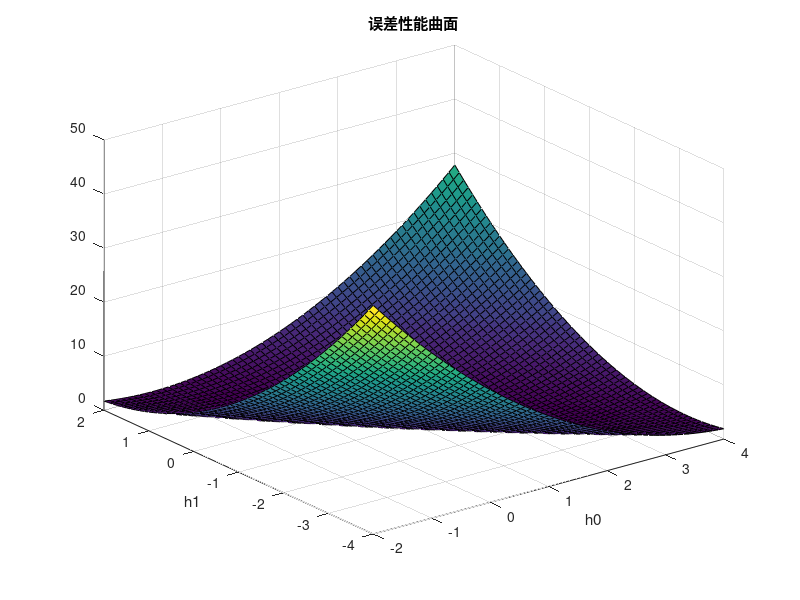
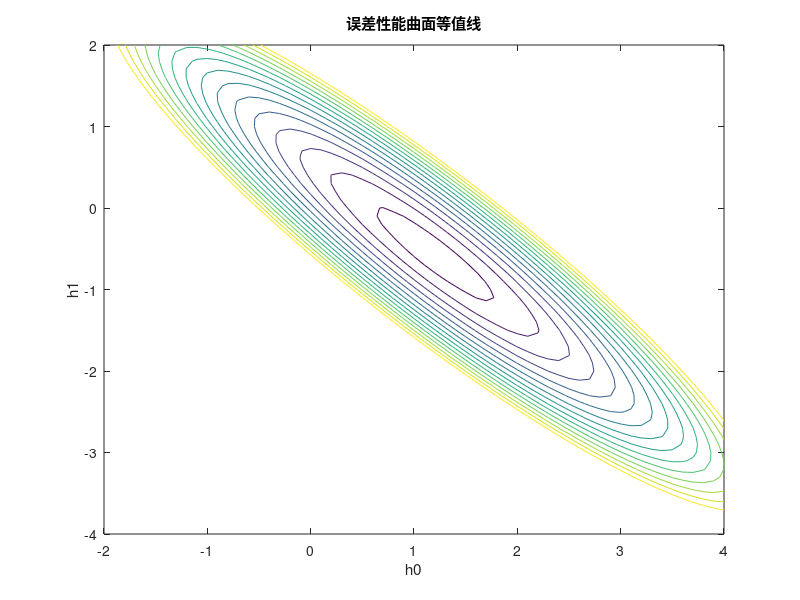
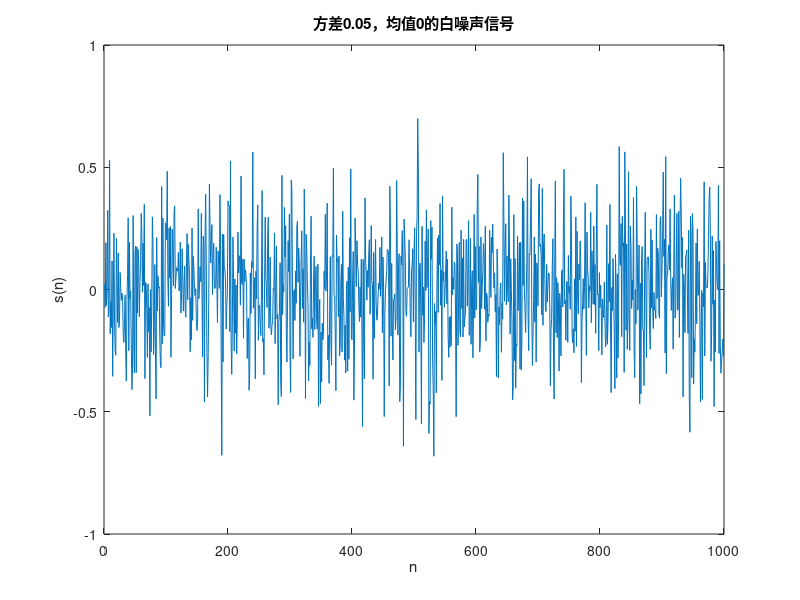
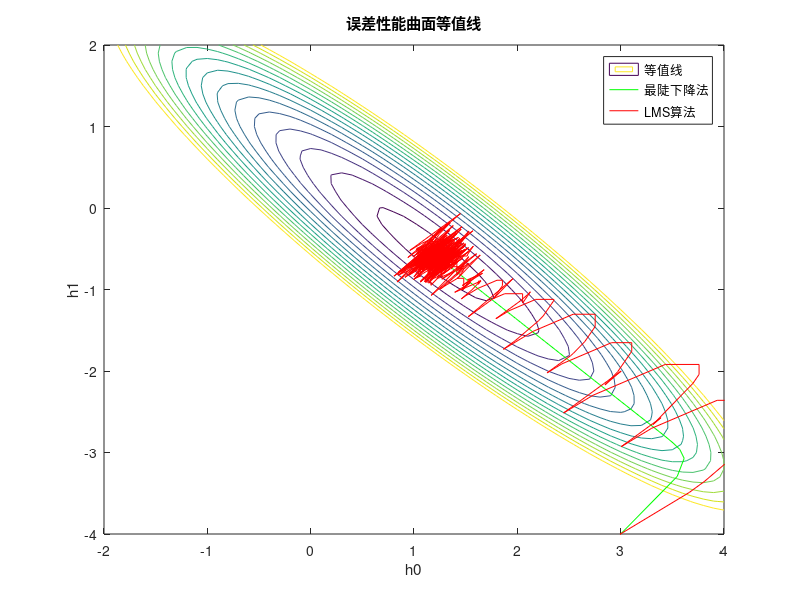

Here is the MATLAB script that generated these plots, in order:
clc;
close all;
clear all;

%%%%%%%%%%%%%%%%%%%%% 误差性能曲面和误差性能曲面等值曲线 %%%%%%%%%%%%%%%%%%%%
[h0,h1]=meshgrid(-2:0.1:4,-4:0.1:2);
v=0:0.1:1.5;%设置等高线的固定值
J=0.55+h0.*h0+h1.*h1+2*cos(pi/8)*h0.*h1-sqrt(2)*h0*cos(pi/10)-sqrt(2)*h1*cos(9*pi/40);
figure;surf(h0,h1,J);xlabel('h0');ylabel('h1');title('误差性能曲面');
figure;contour(h0,h1,J,v);xlabel('h0');ylabel('h1');title('误差性能曲面等值线');

%%%%%%%%%%%%%%%%%%%%% 产生方差0.05，均值为0的白噪声信号 %%%%%%%%%%%%%%%%%%%%%
N=1000;s=sqrt(0.05)*randn(1,N);
figure;plot(s);axis([0 N -1 1]);xlabel('n');ylabel('s(n)');title('方差0.05，均值0的白噪声信号');

%%%%%%%%%%%%%%%%%% 最陡下降法、LMS算法在等值曲线上迭代轨迹 %%%%%%%%%%%%%%%&%%
n=1:N;
q=0.4;%步长
y=s+sin(2*pi*n/16+pi/10);%叠加白噪声的参考信号
x=sqrt(2)*sin(2*pi*n/16);%输入信号

%最陡下降法 H(n+1)=H(n)-0.5*q*Vg(n)
H1=zeros(2,N);%存放最陡下降法的H(n)迭代数据
H1(:,1)=[3;-4];%赋初值
Rxx=[cos(2*pi*0/16),cos(2*pi*1/16);cos(2*pi*1/16),cos(2*pi*0/16)];
Ryx=[cos(2*pi*0/16+pi/10)/sqrt(2);cos(2*pi*1/16+pi/10)/sqrt(2)];
Vg=2*Rxx*H1(:,1)-2*Ryx;
for i=1:N-1
    Vg=2*Rxx*H1(:,i)-2*Ryx;
    H1(:,i+1)=H1(:,i)-0.5*q*Vg;
end
figure;contour(h0,h1,J,v);xlabel('h0');ylabel('h1');title('误差性能曲面等值线');
hold on;plot(H1(1,:),H1(2,:),'g');

%LMS算法 e(n+1)=y(n+1)-H'(n)X(n+1) H(n+1)=H(n)+qe(n+1)X(n+1) 
%X(n+1)=[x(n+1),x(n),...,x(n-N+2)]' N=2
H2=zeros(2,N);%存放LMS法的H(n)迭代数据
H2(:,1)=[3;-4];%赋初值
for i=1:N-1
    e=y(i+1)-H2(:,i)'*x(i+1:-1:i)';
    H2(:,i+1)=H2(:,i)+q*e*x(i+1:-1:i)';
end
hold on;plot(H2(1,:),H2(2,:),'r');
legend('等值线','最陡下降法','LMS算法');

%%%%%%%%%%%%%%%%%%%% LMS算法中e(n)、J(n)、H(n)变化曲线 %%%%%%%%%%%%%%%%%%%%%
en=zeros(1,N-1);%单次实验的e(n)
Jn=zeros(1,N-1);%单次实验的J(n)
Jn_all=zeros(1,N-1,100);%100次实验的J(n)
Jn_average=zeros(1,N-1);%100次实验结果J(n)的平均值
H_all=zeros(2,N-1,100);%100次实验的H(n)
H_average=zeros(2,N-1);%100次实验结果H(n)的平均值
for i=1:100 %100次实验
    s0=sqrt(0.05)*randn(1,N);%随机信号每次实验随机生成
    n=1:N;
    y0=s0+sin(2*pi*n/16+pi/10);%叠加白噪声的参考信号
    x0=sqrt(2)*sin(2*pi*n/16);%输入信号
    H0=[3;-4];%赋初值
    for j=1:N-1
        en(j)=y0(j+1)-H0'*x0(j+1:-1:j)';%保留最后一次实验的e(n)
        H0=H0+q*en(j)*x0(j+1:-1:j)';%实验更新收敛H(n)
        Jn(j)=en(j)^2;%保留最后一次实验的J(n)
        Jn_all(:,j,i)=en(j)^2;%保留100次实验的J(n)
        H_all(:,j,i)=H0;%保留100次实验的H(n)
    end
end
for i=1:N-1%求和算实验均值
    Jn_average(i)=sum(Jn_all(1,i,:))/100;
    H_average(1,i)=sum(H_all(1,i,:))/100;
    H_average(2,i)=sum(H_all(2,i,:))/100;
end
figure;
subplot(3,1,1);plot(en);title('单次实验的e(n)');
subplot(3,1,2);plot(Jn);title('单次实验的J(n)');
subplot(3,1,3);plot(Jn_average);title('100次实验的平均J(n)');

figure;contour(h0,h1,J,v);xlabel('h0');ylabel('h1');title('误差性能曲面等值线');
hold on;plot(H2(1,:),H2(2,:),'g');
hold on;plot(H_average(1,:),H_average(2,:),'r');
legend('等值线','LMS实验的单次轨迹','LMS实验的100次平均轨迹')
